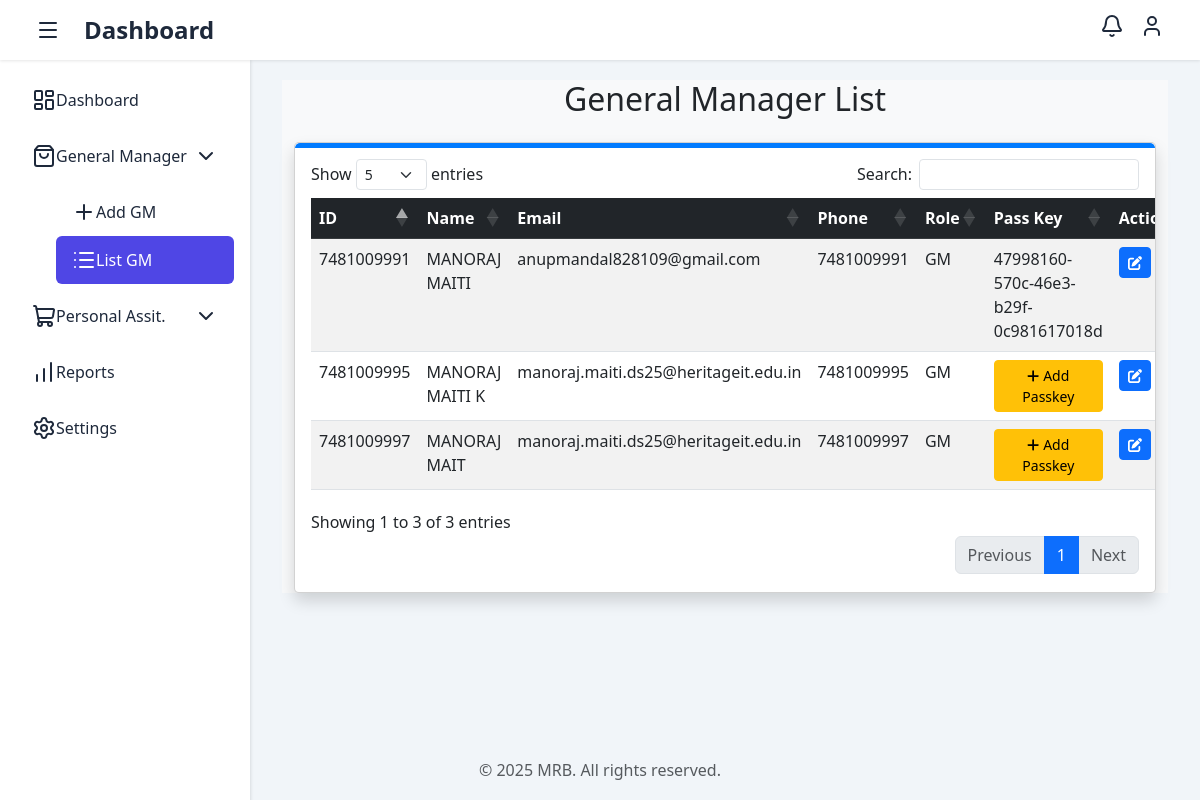
The page /user_gm_list on the database its author committed.
### authuser/models.py (models this page shows, shortened)
class CustomUser(AbstractUser):
    unique_id = models.UUIDField(primary_key=True, default=uuid.uuid4, editable=False)
    pass_key = models.CharField(max_length=500, unique=True,blank=True,null=True)
    phone = models.CharField(max_length=15, unique=True, verbose_name=_("Phone Number"))
    gm = models.ForeignKey(
        'self',
        on_delete=models.SET_NULL,
        null=True,
        blank=True,
        related_name='team_members',
        limit_choices_to={"groups__name": "GM"}  # Limit to users in GM group
    )
    USERNAME_FIELD = 'phone'  # Use phone as the unique identifier
    username = None  # Disable default username field
    REQUIRED_FIELDS = []  # Remove username from required fields
    objects = CustomUserManager()

### main_server/views.py (the view)
# urls.py: path('user_gm_list',GmList.as_view(), name='user_gm_list_urls'),
class GmList(UserListView):...

### main_server/views.py (called while the page is built)
    def get(self, request):
        data_users=self.model_name.objects.filter(groups__name=self.group_name)
        gm_list = self.model_name.objects.filter(groups__name="GM").distinct()
        return render(request, self.template,{"data_users":data_users,"roles":self.group_name,"gm_list":gm_list,"main_server_api": os.getenv("MAIN_SERVER_DOMAIN"),})

### main_server/templates/dashboard/user/user_list.html (shortened to what this page needs)
{% extends 'dashboard/base.html' %}
{% block head %}
<link rel="stylesheet" href="https://cdn.datatables.net/1.13.6/css/dataTables.bootstrap5.min.css">
<link rel="stylesheet" href="https://cdn.datatables.net/buttons/2.4.2/css/buttons.bootstrap5.min.css">
{% endblock head %}
{% block content %}
<div class="bg-light">
    <div class="container mt-5">
        <h2 class="text-center mb-4">{% if roles == "GM" %}
            General Manager List
            {% else %}
            Personal Assit. List
            {% endif %}</h2>
        <div class="card shadow p-3">
            <table id="userTable" class="table table-striped">
                <thead class="table-dark">
                    <tr>
                        <th>ID</th>
                        <th>Name</th>
                        <th>Email</th>
                        <th>Phone</th>
                        <th>Role</th>
                        <th>Pass Key</th>
                        <th>Actions</th>
                    </tr>
                </thead>
                <tbody>
                    {% for lis in data_users %}
                    <tr>
                        <td>{{ lis.phone }}</td>
                        <td>{{ lis.first_name }} {{ lis.last_name }}</td>
                        <td>{{ lis.email }}</td>
                        <td>{{ lis.phone }}</td>
                        <td>
                             {% for group in lis.groups.all %}
                             {{ group.name }}{% if not forloop.last %}, {% endif %}
                         {% endfor %}
                        </td>
                        <td>
                            {% if lis.pass_key %}
                            {{lis.pass_key}}
                            {% else %}
                            <a class="btn btn-sm btn-warning add-passkey-btn"
                                onclick="setPasskeyModalData('{{ lis.phone }}')">
                                <i class="fas fa-plus"></i> Add Passkey
                            </a>
                            {% endif %}
                        </td>
                        <td>
                            <a class="btn btn-sm btn-primary" data-bs-toggle="modal"
                                data-bs-target="#editUserModal" onclick="setEditModalData(
                                    '{{ lis.unique_id }}',
                                    '{{ lis.first_name }}',
                                    '{{ lis.last_name }}',
                                    '{% for role in lis.roles.all %}{% if not forloop.first %}, {% endif %}{{ role.name }}{% endfor %}',
                                    '{{ lis.gm.unique_id }}'
                                )">
                                <i class="fas fa-edit"></i>
                            </a>
                        </td>
                    </tr>
                    {% endfor %}
                </tbody>
            </table>
        </div>
    </div>
</div>
{% endblock %}

### main_server/templates/dashboard/user/user_list.html (style rules this page uses)
.card { border-radius: 12px; box-shadow: 0 4px 8px rgba(0, 0, 0, 0.1); position: relative; border-radius: 5px; overflow: hidden; }
.card::before { content: ""; position: absolute; top: 0; left: 0; width: 100%; height: 5px; background-color: #007bff; border-top-left-radius: 5px; border-top-right-radius: 5px; }

### main_server/templates/dashboard/base.html (style rules this page uses)
:root { --sidebar-width: 250px; --navbar-height: 60px; --footer-height: 60px; --primary-color: #4f46e5; --secondary-color: #1e293b; --hover-color: #4338ca; }
body { min-height: 100vh; background-color: #f1f5f9; }

### rows shown on the page
CustomUser: phone "7481009991", first_name "MANORAJ", last_name "MAITI", email "anupmandal828109@gmail.com", pass_key "47998160-570c-46e3-b29f-0c981617018d"
CustomUser: phone "7481009995", first_name "MANORAJ", last_name "MAITI K", email "manoraj.maiti.ds25@heritageit.edu.in"
CustomUser: phone "7481009997", first_name "MANORAJ", last_name "MAIT", email "manoraj.maiti.ds25@heritageit.edu.in"

### other values the page prints
{{ group.name }} "GM"
